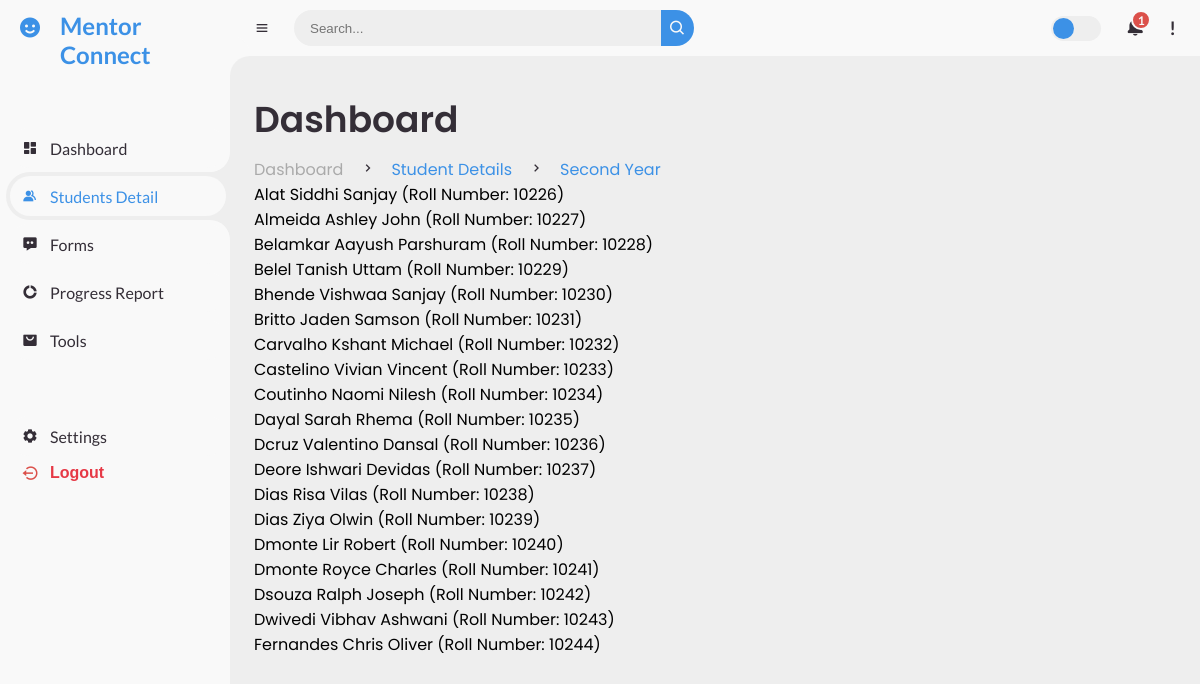
Page /student_detail/SE on the committed database.
### mentor/models.py (models this page shows, shortened)
class Student(models.Model):
    name = models.CharField(max_length=100)
    gender = models.CharField(max_length=10)
    year = models.CharField(max_length=10)  # SE, TE, etc.
    semester = models.IntegerField()  # Sem value
    roll_number = models.CharField(max_length=10)  # Roll number from CSV
    branch = models.CharField(max_length=50)  # Branch like CE, IT, etc.
    division = models.CharField(max_length=1)  # Div value (e.g., B)

### mentor/views.py (the view)
# urls.py: path('student_detail/SE', views.SE, name='SE'),
def SE(request):
    se_students = Student.objects.filter(year="SE")
    return render(request, 'se.html', {'se_students': se_students})

### templates/se.html (shortened to what this page needs)
{% extends 'base.html' %}
{% block content %}
<div class="head-title">
    <div class="left">
        <h1>Dashboard</h1>
        <ul class="breadcrumb">
            <li>
                <a href="#">Dashboard</a>
            </li>
            <li><i class='bx bx-chevron-right'></i></li>
            <li>
                <a class="active" href="#">Student Details</a>
            </li>
            <li><i class='bx bx-chevron-right'></i></li>
            <li>
                <a class="active" href="#">Second Year</a>
            </li>
        </ul>
        <ul>
            {% for student in se_students %}
                <li>{{ student.name }} (Roll Number: {{ student.roll_number }})</li>
            {% empty %}
                <li>No students found in SE.</li>
            {% endfor %}
        </ul>
    </div>
</div>
{% endblock %}

### static/CSS/mentor_dashboard.css (style rules this page uses)
* { margin: 0; padding: 0; box-sizing: border-box; }
a { text-decoration: none; }
li { list-style: none; }
:root { --poppins: "Poppins", sans-serif; --lato: "Lato", sans-serif; --light: #f9f9f9; --blue: #3c91e6; --light-blue: #cfe8ff; --grey: #eee; --dark-grey: #aaaaaa; --dark: #342e37; --red: #db504a; --yellow: #ffce26; --light-yellow: #fff2c6; --orange: #fd7238; --light-orange: #ffe0d3; }
html { overflow-x: hidden; }
body { background: var(--grey); overflow-x: hidden; }
#content main .head-title { display: flex; align-items: center; justify-content: space-between; grid-gap: 16px; flex-wrap: wrap; }
#content main .head-title .left h1 { font-size: 36px; font-weight: 600; margin-bottom: 10px; color: var(--dark); }
#content main .head-title .left .breadcrumb { display: flex; align-items: center; grid-gap: 16px; }
#content main .head-title .left .breadcrumb li { color: var(--dark); }
#content main .head-title .left .breadcrumb li a { color: var(--dark-grey); pointer-events: none; }
#content main .head-title .left .breadcrumb li a.active { color: var(--blue); pointer-events: unset; }
ul { list-style-type: none; padding: 0; margin: 0; }

### templates/se.html (style rules this page uses)
#content main .head-title { display: flex; align-items: center; justify-content: space-between; grid-gap: 16px; flex-wrap: wrap; }
#content main .head-title .left h1 { font-size: 36px; font-weight: 600; margin-bottom: 10px; color: var(--dark); }
#content main .head-title .left .breadcrumb { display: flex; align-items: center; grid-gap: 16px; }
#content main .head-title .left .breadcrumb li { color: var(--dark); }
#content main .head-title .left .breadcrumb li a { color: var(--dark-grey); pointer-events: none; }
#content main .head-title .left .breadcrumb li a.active { color: var(--blue); pointer-events: unset; }

### rows in the picture
Student: name "Alat Siddhi Sanjay", roll_number "10226"
Student: name "Almeida Ashley John", roll_number "10227"
Student: name "Belamkar Aayush Parshuram", roll_number "10228"
Student: name "Belel Tanish Uttam", roll_number "10229"
Student: name "Bhende Vishwaa Sanjay", roll_number "10230"
Student: name "Britto Jaden Samson", roll_number "10231"
Student: name "Carvalho Kshant Michael", roll_number "10232"
Student: name "Castelino Vivian Vincent", roll_number "10233"
Student: name "Coutinho Naomi Nilesh", roll_number "10234"
Student: name "Dayal Sarah Rhema", roll_number "10235"
Student: name "Dcruz Valentino Dansal", roll_number "10236"
Student: name "Deore Ishwari Devidas", roll_number "10237"
Student: name "Dias Risa Vilas", roll_number "10238"
Student: name "Dias Ziya Olwin", roll_number "10239"
Student: name "Dmonte Lir Robert", roll_number "10240"
Student: name "Dmonte Royce Charles", roll_number "10241"
Student: name "Dsouza Ralph Joseph", roll_number "10242"
Student: name "Dwivedi Vibhav Ashwani", roll_number "10243"
Student: name "Fernandes Chris Oliver", roll_number "10244"
